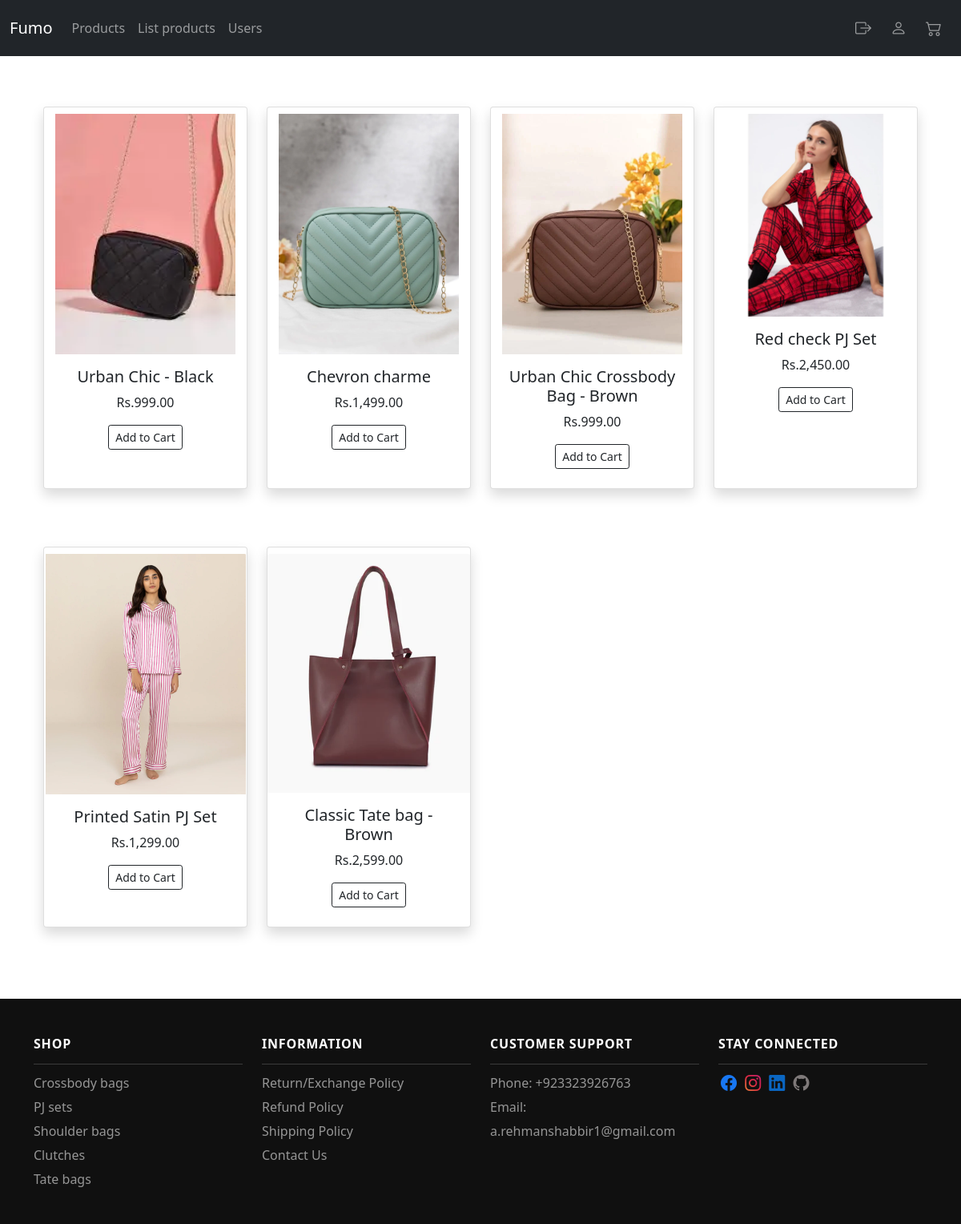
The page / (signed in) on the database its author committed.
### tables this page shows
CREATE TABLE product (
    id INTEGER PRIMARY KEY AUTOINCREMENT,
    name TEXT,
    description TEXT,
    price INTEGER NOT NULL,
    categoryid INTEGER, imageurl text,
    FOREIGN KEY(categoryid) REFERENCES category(id)
);

### app.py (the view)
@app.route("/")
def home():
    db = get_db()
    product_list = db.execute("SELECT * FROM product").fetchall()
    return render_template('index.html', product_list=product_list, rupee=rupee)

### app.py (called while the page is built)
@app.after_request
def after_request(response):
    response.headers["Cache-Control"] = "no-cache, no-store, must-revalidate"
    response.headers["Expires"] = 0
    response.headers["Pragma"] = "no-cache"
    return response

### helpers.py (called while the page is built)
def get_db():
    if 'db' not in g:
        g.db = sqlite3.connect(
            current_app.config['DATABASE'],
            detect_types=sqlite3.PARSE_DECLTYPES
        )
        g.db.row_factory = sqlite3.Row
    return g.db

def rupee(value):
    return f"Rs.{value:,.2f}"

### templates/index.html (shortened to what this page needs)
{% extends "layout.html" %}
{% block main %}
<div class="row row-cols-1 row-cols-sm-2 row-cols-md-3 row-cols-lg-4 g-4">
    {% for product in product_list %}
    <div class="col mb-5">
        <div class="card h-100 shadow py-2 bg-body rounded" style="text-align: contain; height: auto;">
            <img src="{{ url_for('static', filename=product.imageurl) }}"
                style="max-height: 300px; max-width: 100%; object-fit: contain;" class="card-img-top img-fluid"
                alt="incorrect url">
            <div class="card-body">
                <h5 class="card-title">{{ product.name }}</h5>
                <p class="card-text">{{ product.price | rupee }}</p>
                <form action="/add_to_cart" method="POST">
                    <button class="btn btn-outline-dark btn-sm" type="submit" id="product_id">
                        Add to Cart
                    </button>
                </form>
            </div>
        </div>
    </div>
    {% endfor %}
</div>
{% endblock %}

### static/style.css (style rules this page uses)
html { height: 100%; }
body { margin: 0; font-family: "Arial", "sans-serif"; height: 100%; display: flex; flex-direction: column; }
.card-img-top { transition: all 0.3s; }

### rows shown on the page
product: imageurl (picture), name "Urban Chic - Black", price "Rs.999.00"
product: imageurl (picture), name "Chevron charme", price "Rs.1,499.00"
product: imageurl (picture), name "Urban Chic Crossbody Bag - Brown", price "Rs.999.00"
product: imageurl (picture), name "Red check PJ Set", price "Rs.2,450.00"
product: imageurl (picture), name "Printed Satin PJ Set", price "Rs.1,299.00"
product: imageurl (picture), name "Classic Tate bag - Brown", price "Rs.2,599.00"
